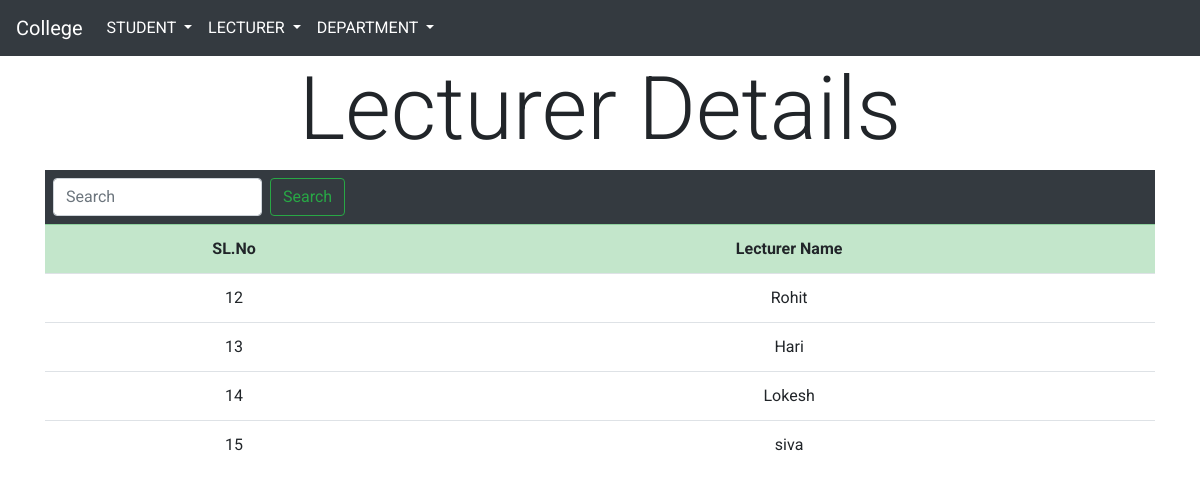
/letlist/, run on the app's committed database.
### Relationsapp/models.py (models this page shows, shortened)
class Lecturer(models.Model):
    depbranch= models.ManyToManyField(Departmentbranch)
    Lecturer_name= models.CharField(max_length=150)
    ret = ''

### Relationsapp/views.py (the view)
# urls.py: path('letlist/',LecturerList.as_view(),name='letlist'),
class LecturerList(ListView):
    model = Lecturer
    context_object_name='lectlist'
    template_name='lecturer/lecturerList.html'

### templates/lecturer/lecturerList.html
{% extends 'base.html' %} {% block content %}
<div class="container">
  <h3 class="display-2 text-center">Lecturer Details</h3>
  <form
    class="form-inline my-lg-0 bg-dark p-2"
    method="get"
    action="{% url 'Relationsapp:letresult' %}"
  >
    <input
      class="form-control mr-sm-2"
      type="search"
      placeholder="Search"
      aria-label="Search"
      name="q"
    />
    <button class="btn btn-outline-success my-2 my-sm-0" type="submit">
      Search
    </button>
  </form>
  <table class="table table-hover">
    <tbody class="table table-striped table-hover">
      <tr class="table-success text-center">
        <th>SL.No</td>
        <th>Lecturer Name</th>
      </tr>
      {% for data in lectlist %}
      <tr class="text-center">
       <td>{{data.id}}</td>
        <td>{{data.Lecturer_name}}</td>
      </tr>
      {% endfor %}
    </tbody>
  </table>
</div>
{% endblock %}

### templates/base.html (style rules this page uses)
body { font-family: 'Roboto', sans-serif; }

### data on the page
Lecturer: id "12", Lecturer_name "Rohit"
Lecturer: id "13", Lecturer_name "Hari"
Lecturer: id "14", Lecturer_name "Lokesh"
Lecturer: id "15", Lecturer_name "siva"
